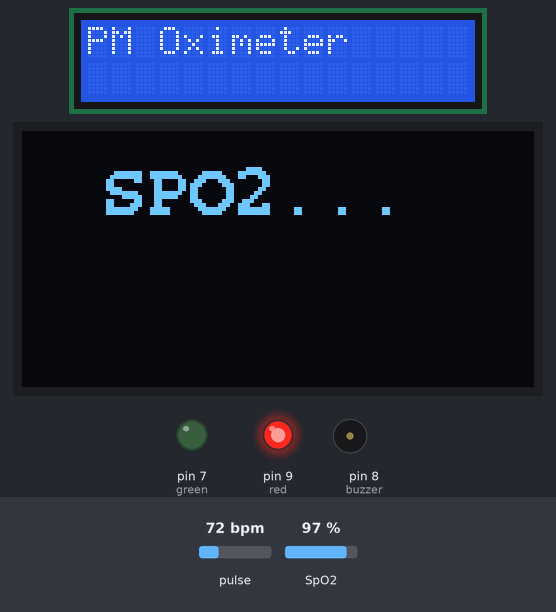
A sketch run on a simulated Arduino Uno, built with avr-gcc and run on an emulated ATmega328P. Shown: 16×2 character LCD, 128×64 one-colour display, output pins drawn as LEDs (lit = HIGH), buzzer (waves = sounding). The test bench sets the inputs (shaded band); at power-on: pulse 72 bpm, SpO2 97 %. What the sketch prints to the serial monitor is not drawn.

Above: at 2.9 s.
3.0 s: pulse set to 158 bpm
At 4.48 s:
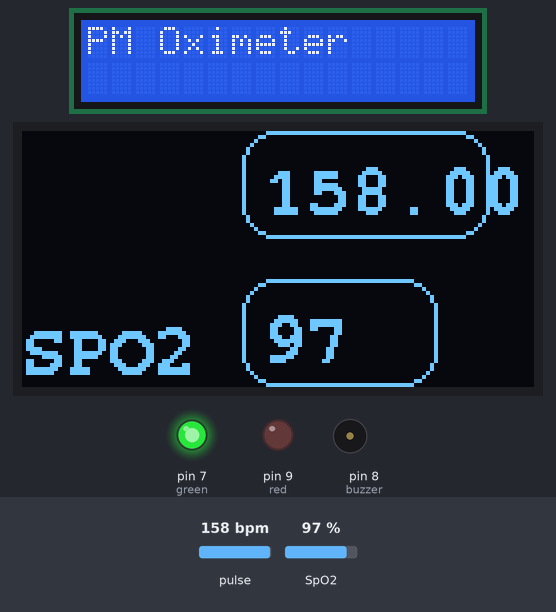
5.1 s: pulse set to 42 bpm
At 6.48 s:
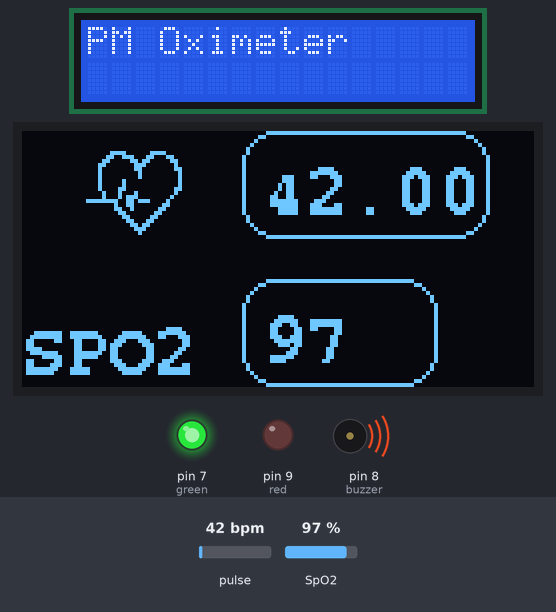
7.8 s: SpO2 set to 80 %
At 9.54 s:
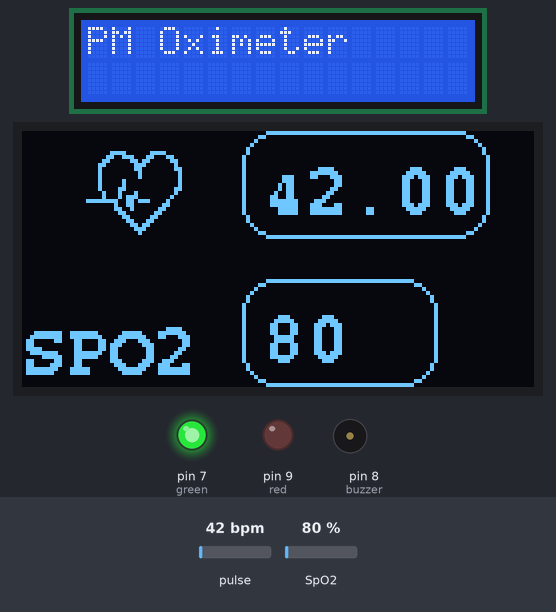
10.1 s: pulse set to 70 bpm
At 11.6 s:
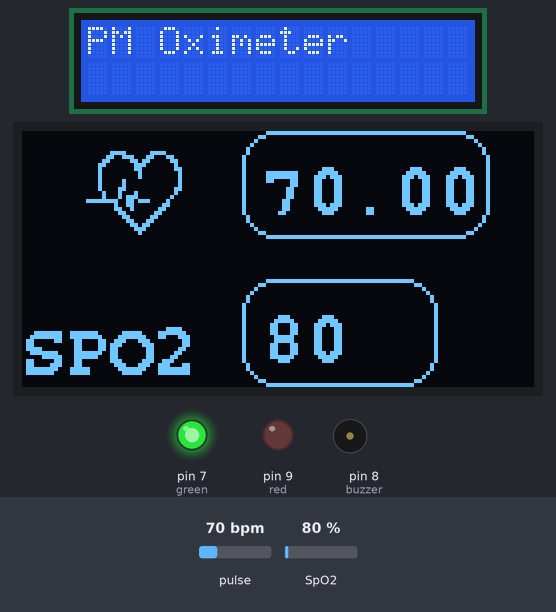
12.1 s: pulse set to 128 bpm
At 13.14 s:
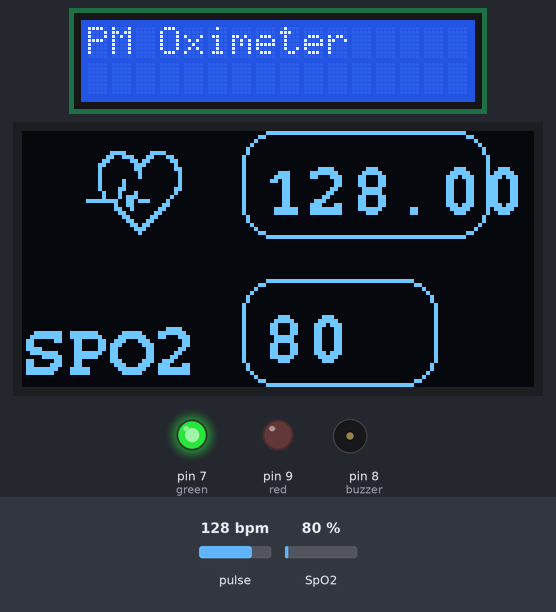
14.2 s: pulse set to 130 bpm
At 15.47 s:
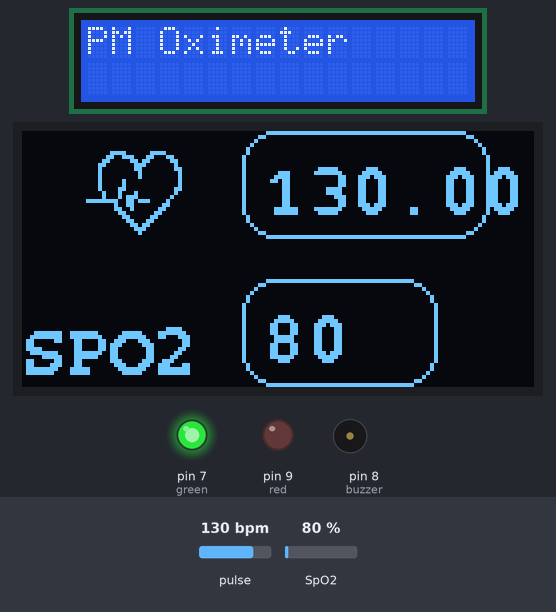
Timing chart, 0 to 17.4 s (numbered marks = the images above; inputs shaded):
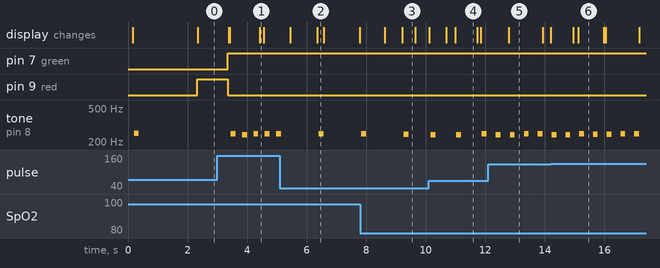

The sketch:

pulse_var2.ino
```cpp
#include <LiquidCrystal_I2C.h>

#include <OakOLED.h>

#include <Adafruit_SSD1306.h>

#include <Fonts/FreeMonoBold9pt7b.h>  // Custom font for OLED

#include <Wire.h>
#include "MAX30100_PulseOximeter.h"
#define REPORTING_PERIOD_MS     1000
#define BEGIN_TIME_MS       2000

//global variables necessary for implementation

//LCD
LiquidCrystal_I2C lcd(0x27, 16, 2);

//the sensor
PulseOximeter pox;

//variables necessary for loop function
uint32_t tsLastReport = 0;
uint32_t tsBegin = 0;

//OLED display
OakOLED oled;

//ports for leds and the buzzer
int buzzer = 8;
int red = 9;
int green = 7;

//variables which store the measured values
float heartrate = 0;
int spo2 = 0;

//0=finger not detected, 1=finger detected
int isGreen = 0;

//bitmap image for the OLED
static const unsigned char PROGMEM logo2_bmp[] =
{ 0x03, 0xC0, 0xF0, 0x06, 0x71, 0x8C, 0x0C, 0x1B, 0x06, 0x18, 0x0E, 0x02, 0x10, 0x0C, 0x03, 0x10,
0x04, 0x01, 0x10, 0x04, 0x01, 0x10, 0x40, 0x01, 0x10, 0x40, 0x01, 0x10, 0xC0, 0x03, 0x08, 0x88,
0x02, 0x08, 0xB8, 0x04, 0xFF, 0x37, 0x08, 0x01, 0x30, 0x18, 0x01, 0x90, 0x30, 0x00, 0xC0, 0x60,
0x00, 0x60, 0xC0, 0x00, 0x31, 0x80, 0x00, 0x1B, 0x00, 0x00, 0x0E, 0x00, 0x00, 0x04, 0x00,  };


//function which helps make the buzz noise
void buzz()
{
    int numbuzz = 0;
    int ishigh = 0;
    uint32_t last_beep = 0;
    while (numbuzz < 80)
    {
      pox.update();
      if( millis() - last_beep > 1)
      {
        if(ishigh == 0)
        {
          digitalWrite (buzzer, HIGH) ; //send tone
          ishigh = 1;
        }
        else
        {
          digitalWrite (buzzer, LOW) ; //no tone
          ishigh = 0;
        }
        last_beep = millis();
        numbuzz++;
      }
    }
}

//function which is called whenever a heart beat is detected
void onBeatDetected()
{
    Serial.println("Beat!");
    //we do something only if the finger is detected. If so, the heart bitmap
    //will appear on the screen and the buzzer will beep once
    if (isGreen == 1)
    {
      oled.drawBitmap(16, 5, logo2_bmp, 24, 21, WHITE);
      oled.display();
      buzz();
    }

}

void setup()
{
    Serial.begin(115200);
    //initialize LCD and OLED and print project title on the LCD
    lcd.begin();
    lcd.print("PM Oximeter");
    oled.begin();
    oled.clearDisplay();
    oled.setTextSize(1);
    oled.setTextColor(1);
    oled.setCursor(0, 0);
    //initialize Pulseoximeter
    oled.println("Initializing pulse oximeter..");
    oled.display();
    Serial.print("Initializing pulse oximeter..");

    //If the initialization fails, a message will be printed on the screen and
    //we'll enter an infinite loop
    if (!pox.begin()) {
      Serial.println("FAILED");
      oled.clearDisplay();
      oled.setTextSize(1);
      oled.setTextColor(1);
      oled.setCursor(0, 0);
      oled.println("FAILED");
      oled.display();
    for(;;);
    } else {
      //if the sensor is successfully initialized, we'll setup the OLED and the sensor
      oled.clearDisplay();
      oled.setTextSize(1);
      oled.setTextColor(1);

      oled.setCursor(0, 0);
      oled.println("SUCCESS");
      oled.display();
      oled.setFont(&FreeMonoBold9pt7b);  // Set a custom font

    }
    pox.setIRLedCurrent(MAX30100_LED_CURR_7_6MA);
    pox.setOnBeatDetectedCallback(onBeatDetected);

    //7 is for green, 8 for the buzzer and 9 for red
    pinMode(red, OUTPUT);
    pinMode(buzzer, OUTPUT);
    pinMode(green, OUTPUT);
    //buzz one time after all the setup is ready
    buzz();
    tsBegin = millis();

}

void loop()
{


    // Make sure to call update as fast as possible
    pox.update();
    //Measurement begins after 2 secs
    if(millis() - tsBegin > BEGIN_TIME_MS)
    {
        //Each seconds the heartrate and so2 values will be updated
        if (millis() - tsLastReport > REPORTING_PERIOD_MS) {

            heartrate = pox.getHeartRate();
            spo2 = pox.getSpO2();
            //Prints for serial monitor
            Serial.print("Heart BPM:");
            Serial.print(pox.getHeartRate());
            Serial.print("-----");
            Serial.print("Oxygen Percent:");
            Serial.print(pox.getSpO2());
            Serial.println("\n");
            //handle the LED states
            if(spo2 == 0)
            {
              digitalWrite(red, HIGH);
              digitalWrite(green, LOW);
              isGreen = 0;
            }
            else
            {
              digitalWrite(red, LOW);
              digitalWrite(green, HIGH);
              isGreen = 1;
            }

            //if finger is detected both values will be printed
            if(isGreen == 1)
            {
                oled.setCursor(60, 20);  // (x,y)
                oled.clearDisplay();  // Clear the display so we can refresh

                oled.print(heartrate);
                oled.setCursor(60, 57);  // (x,y)
                oled.print(spo2);
                // Draw rounded rectangle:
                oled.drawRoundRect(55, 0, 62, 27, 8, WHITE); // Draw rounded rectangle (x,y,width,height,radius,color)
                                                                // It draws from the location to down-right
                // Draw rounded rectangle:
                oled.drawRoundRect(55, 37, 49, 27, 8, WHITE);  // Draw rounded rectangle (x,y,width,height,radius,color)
                                                                  // It draws from the location to down-rig
                oled.setCursor(0, 60);  // (x,y)
                oled.print("SPO2");  // Text or value to print
                oled.display();
            }
            else
            {
                //if the finger is not detected, a message is printed on the OLED screen
                oled.setCursor(20, 20);  // (x,y)
                oled.clearDisplay();  // Clear the display so we can refresh
                oled.print("SPO2...");
                oled.display();
            }


            tsLastReport = millis();
        }
    }


}
```

Measured:
- after the input at 5.1 s, the display: first changes after 0.35 s (image 2 shows a later state)
- after the input at 7.8 s, the display: first changes after 0.82 s (image 3 shows a later state)
- after the input at 12.1 s, the display: changes after 0.69 s (image 5)
- after the input at 14.2 s, the display: first changes after 0.75 s (image 6 shows a later state)
- by itself, tone on pin 8 (buzzer): plays 244 Hz for 0.16 s, 244 Hz for 0.16 s, 251 Hz for 0.16 s, 247 Hz for 0.16 s, 247 Hz for 0.16 s, 251 Hz for 0.16 s … (7 notes in this stretch)
- what the display in image 3 shows lasts 0.5 s, from 9.2 s to 9.7 s
- what the display in image 4 shows lasts 0.7 s, from 11.0 s to 11.7 s
